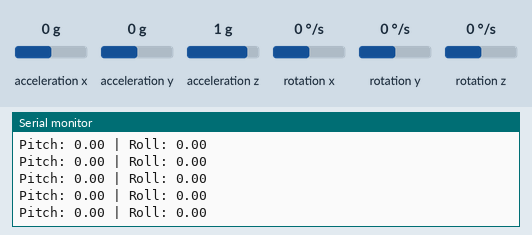
This sketch was run on a simulated Arduino Uno, built with avr-gcc and run on an emulated ATmega328P. Parts: the last lines printed to the serial monitor. Inputs (shaded band) come from the test bench; at power-on: acceleration x 0 g, acceleration y 0 g, acceleration z 1 g, rotation x 0 °/s, rotation y 0 °/s, rotation z 0 °/s.

Above: at 1.2 s.
1.3 s: acceleration x set to -1.4 g
At 1.48 s:
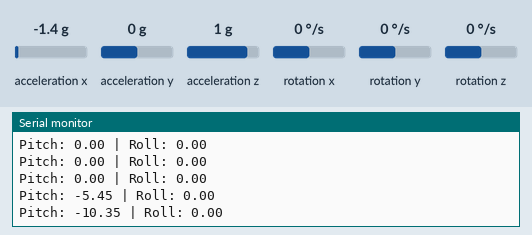
2.8 s: acceleration y set to -1.4 g
At 2.84 s:
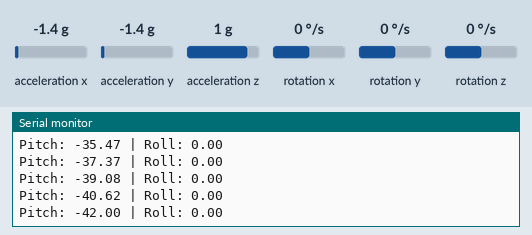
4.3 s: acceleration z set to -1.4 g
At 4.31 s:
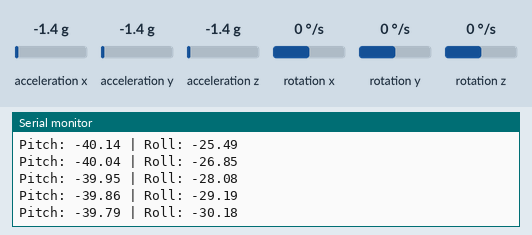
Timing chart, 0 to 7.3 s (numbered marks = the images above; inputs shaded):
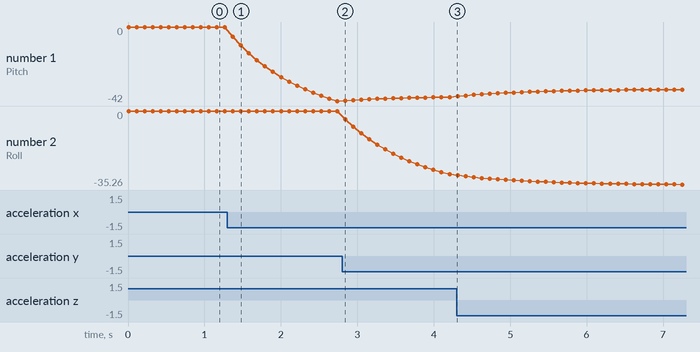

The sketch:

MPU6050_Tilt_Angle_Example.ino
```cpp
// MPU6050 Calculate Tilt Angle from Accelerometer Data

#include <Wire.h> // I2C communication library (SDA/SCL pins)
#include <MPU6050.h> // Rowberg library (I2C commands)

MPU6050 mpu;

// Global Variables
float pitchOffset = 0;
float rollOffset = 0;
float filteredPitch = 0;
float filteredRoll = 0;
// alpha controls how much weight new reading vs historical average holds in filter/moving average
// can tune alpha up if response feels too sluggish for intentional motion, or down for more smoothing
const float alpha = 0.1; // 0.1 means 10% new to 90% history

void setup() {
  Serial.begin(115200); // serial connection at 115200 baud (relatively arbitrary choice but 115200 is a good habit for more data-intensive projects)
  Wire.begin(); // starts I2C
  mpu.initialize(); // wakes up MPU6050
  Serial.println(mpu.testConnection() ? "MPU6050 connected" : "Connection failed"); // if connection test passes print connected, otherwise print failed

  int16_t ax, ay, az, gx, gy, gz; // 3 accelerometer values, 3 gyro values
  mpu.getMotion6(&ax, &ay, &az, &gx, &gy, &gz); // & symbols pass variables by reference (function writes directly into variables instead of returning)

  // Raw accelerometer values are arbitrary integer counts
  // Dividing by 16384 converts them to units of g (gravitational acceleration)
  float axg = ax / 16384.0;
  float ayg = ay / 16384.0;
  float azg = az / 16384.0;

  // takes one reading at startup to capture chip's resting angle --> stores it as the offset for pitch and roll
  // note that RAD_TO_DEG is a built-in Arduino constant (57.2958) that converts from radians to degrees
  pitchOffset = RAD_TO_DEG * atan2(axg, sqrt(ayg * ayg + azg * azg));
  rollOffset  = RAD_TO_DEG * atan2(ayg, sqrt(axg * axg + azg * azg));
  // atan2() -- built in math function that computes an angle from two values
  //    - in this case, first value is the axis we care about (x for pitch, y for roll) and other value (sqrt) is magnitude of remaining axes combined
}

void loop() {
  // same process as above -- get mpu accel and gyro values and then convert to units of g for new reading every loop iteration
  int16_t ax, ay, az, gx, gy, gz;
  mpu.getMotion6(&ax, &ay, &az, &gx, &gy, &gz);
  float axg = ax / 16384.0;
  float ayg = ay / 16384.0;
  float azg = az / 16384.0;

  // Calculate tilt angles in degrees (same way as offset values were calculated above) then subtract offset calculated at startup
  float pitch = RAD_TO_DEG * atan2(axg, sqrt(ayg * ayg + azg * azg)) - pitchOffset;
  float roll  = RAD_TO_DEG * atan2(ayg, sqrt(axg * axg + azg * azg)) - rollOffset;

  // Exponential Moving Average Filter (otherwise noise causes numbers to change frequently even at stable position)
  // Each new filtered value is a blend of the current raw reading (weighted by alpha -- 10%) and the previous filtered value (weighted by 1-alpha -- 90%).
  filteredPitch = alpha * pitch + (1 - alpha) * filteredPitch;
  filteredRoll  = alpha * roll  + (1 - alpha) * filteredRoll;

  // Print filtered values
  Serial.print("Pitch: " + String(filteredPitch) + " | ");
  Serial.println("Roll: " + String(filteredRoll));

  delay(100);
}
```

Measured:
- after the input at 1.3 s, the serial monitor: prints a new line after 0.07 s (image 1)
- plotted number 1: 0 → -42 after the input at 1.3 s, -42 → -39.79 after the input at 2.8 s
- plotted number 2: 0 → -30.18 after the input at 2.8 s
